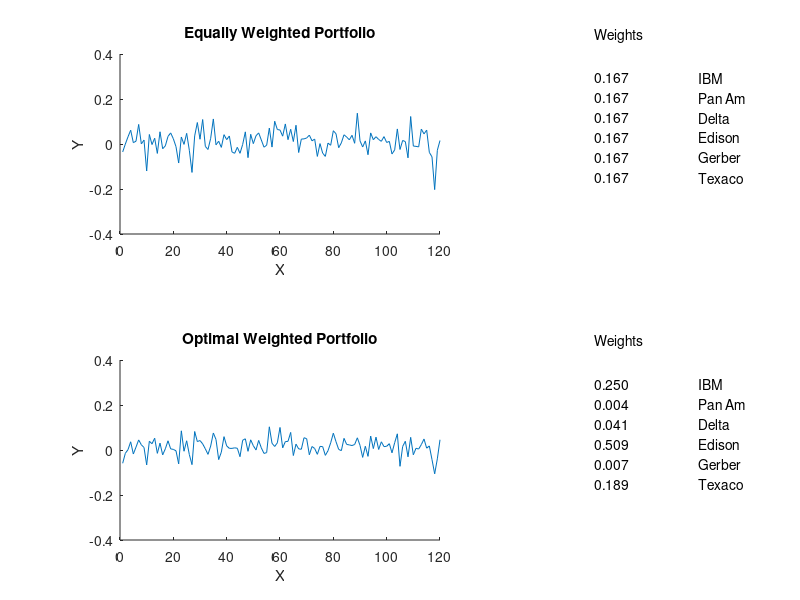

MATLAB code for this plot:
% ---------------------------------------------------------------------
% Book:         MVA
% ---------------------------------------------------------------------
% Quantlet:     MVAportfol
% ---------------------------------------------------------------------
% Description:  MVAportfol computes the optimal portfolio weights with 
%               monthly returns of six US firms from Jan'78 to Dec'87. 
%               The optimal portfolio is compared with an equally 
%               weighted one.
% ---------------------------------------------------------------------
% Usage:        MVAportfol
% ---------------------------------------------------------------------
% Inputs:       none
% ---------------------------------------------------------------------
% Output:       Computes the optimal portfolio weights with monthly 
%               returns of six US firms from Jan'78 to Dec'87. The 
%               optimal portfolio is compared with an equally weighted 
%               one.
% ---------------------------------------------------------------------
% Example:      
% ---------------------------------------------------------------------
% Author:       Wolfgang Haerdle, Vladimir Georgescu, Song Song
% ---------------------------------------------------------------------

x1=load('ibm.dat');
x2=load('panam.dat');
x3=load('delta.dat');
x4=load('coned.dat');
x5=load('gerber.dat');
x6=load('texaco.dat');

ix=1:6;

% ix=1:2 if we want to show just IBM and Pan AM; Also the corresponding
% variables need to be changed from size 6 to size 2
% The case with only IBM and Pan Am is presented in the Matlet
% MVAportfol_IBM_PanAm

x=[x1,x2,x3,x4,x5,x6];

s1=inv(cov(x));

one=ones(1,length(ix));

aux1=s1*one';
aux2=one*s1*one';
c2=aux1./aux2;                    % c1,c2 weights
c1=one./sum(one);

q1=x*c1';                         % Optimal MVAportfolio returns
q2=x*c2;                          % Nonoptimal MVAportfolio returns

t=[1:120]';
d1=[t,q1];
d2=[t,q2];

subplot(2,2,1)
subplot('Position',[0.15 0.61 0.4 0.3])
hold on
for i=1:length(t)-1
    line([d1(i,1) d1(i+1,1)],[d1(i,2) d1(i+1,2)])
end
title('Equally Weighted Portfolio')
xlabel('X')
ylabel('Y')
xlim([0 120])
ylim([-0.4 0.4])

subplot(2,2,3)
subplot('Position',[0.15 0.1 0.4 0.3])
hold on
for i=1:length(t)-1
    line([d2(i,1) d2(i+1,1)],[d2(i,2) d2(i+1,2)])
end
title('Optimal Weighted Portfolio')
xlabel('X')
ylabel('Y')
xlim([0 120])
ylim([-0.4 0.4])

subplot(2,2,2)
axis off
hold on
text(0.5,1.06,'Weights')

w1=num2str(c1(1),'%10.3f');
w2=num2str(c1(2),'%10.3f');
w3=num2str(c1(3),'%10.3f');
w4=num2str(c1(4),'%10.3f');
w5=num2str(c1(5),'%10.3f');
w6=num2str(c1(6),'%10.3f');

text(0.5,0.85,w1)
text(0.5,0.75,w2)
text(0.5,0.65,w3)
text(0.5,0.55,w4)
text(0.5,0.45,w5)
text(0.5,0.35,w6)

text(0.9,0.85,'IBM')
text(0.9,0.75,'Pan Am')
text(0.9,0.65,'Delta')
text(0.9,0.55,'Edison')
text(0.9,0.45,'Gerber')
text(0.9,0.35,'Texaco')

subplot(2,2,4)
axis off
hold on
text(0.5,0.96,'Weights')

w1=num2str(c2(1),'%10.3f');
w2=num2str(c2(2),'%10.3f');
w3=num2str(c2(3),'%10.3f');
w4=num2str(c2(4),'%10.3f');
w5=num2str(c2(5),'%10.3f');
w6=num2str(c2(6),'%10.3f');

text(0.5,0.75,w1)
text(0.5,0.65,w2)
text(0.5,0.55,w3)
text(0.5,0.45,w4)
text(0.5,0.35,w5)
text(0.5,0.25,w6)

text(0.9,0.75,'IBM')
text(0.9,0.65,'Pan Am')
text(0.9,0.55,'Delta')
text(0.9,0.45,'Edison')
text(0.9,0.35,'Gerber')
text(0.9,0.25,'Texaco')
hold off
